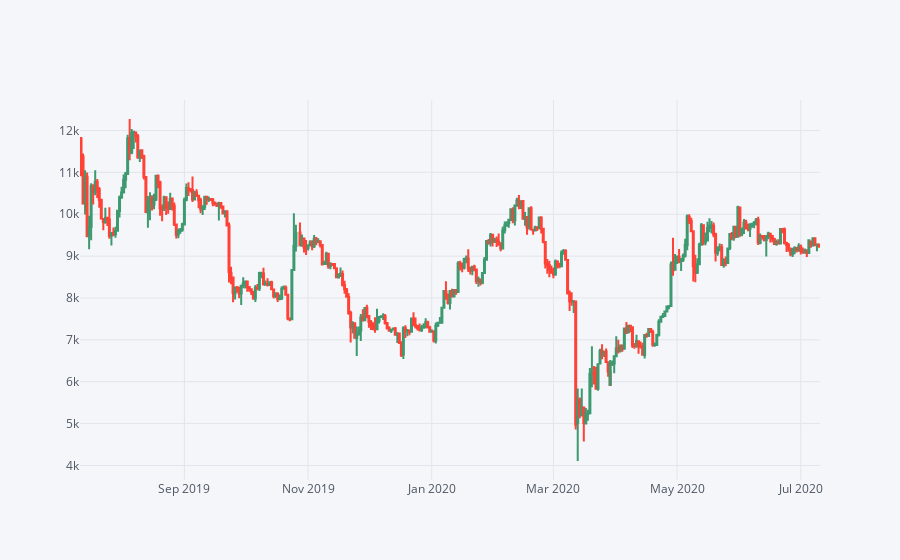

Notebook cell for this chart:
### Code cell
df0 = df[['Open','High','Low','Close']].loc['2019-07-12':'2020-07-12']
df0.iplot(kind='candle')

### Figure 1 — Plotly figure (JSON) as saved in the notebook; plotly's stock layout.template omitted (floating-point values rounded to 4 significant figures; data arrays with more than 128 entries replaced by an {"elided": "..."} marker saying what was removed)
{"data": [{"close": {"elided": "365 float values"}, "high": {"elided": "365 float values"}, "low": {"elided": "365 float values"}, "open": {"elided": "365 float values"}, "showlegend": false, "type": "candlestick", "x": {"elided": "365 str values"}, "yaxis": "y2"}], "layout": {"legend": {"bgcolor": "#F5F6F9", "font": {"color": "#4D5663"}}, "paper_bgcolor": "#F5F6F9", "plot_bgcolor": "#F5F6F9", "title": {"font": {"color": "#4D5663"}}, "xaxis": {"gridcolor": "#E1E5ED", "rangeslider": {"visible": false}, "showgrid": true, "tickfont": {"color": "#4D5663"}, "title": {"font": {"color": "#4D5663"}, "text": ""}, "zerolinecolor": "#E1E5ED"}, "yaxis": {"gridcolor": "#E1E5ED", "showgrid": true, "showticklabels": false, "tickfont": {"color": "#4D5663"}, "title": {"font": {"color": "#4D5663"}, "text": ""}, "zerolinecolor": "#E1E5ED"}, "yaxis2": {"gridcolor": "#E1E5ED", "showgrid": true, "tickfont": {"color": "#4D5663"}, "title": {"font": {"color": "#4D5663"}, "text": ""}, "zerolinecolor": "#E1E5ED"}}}
